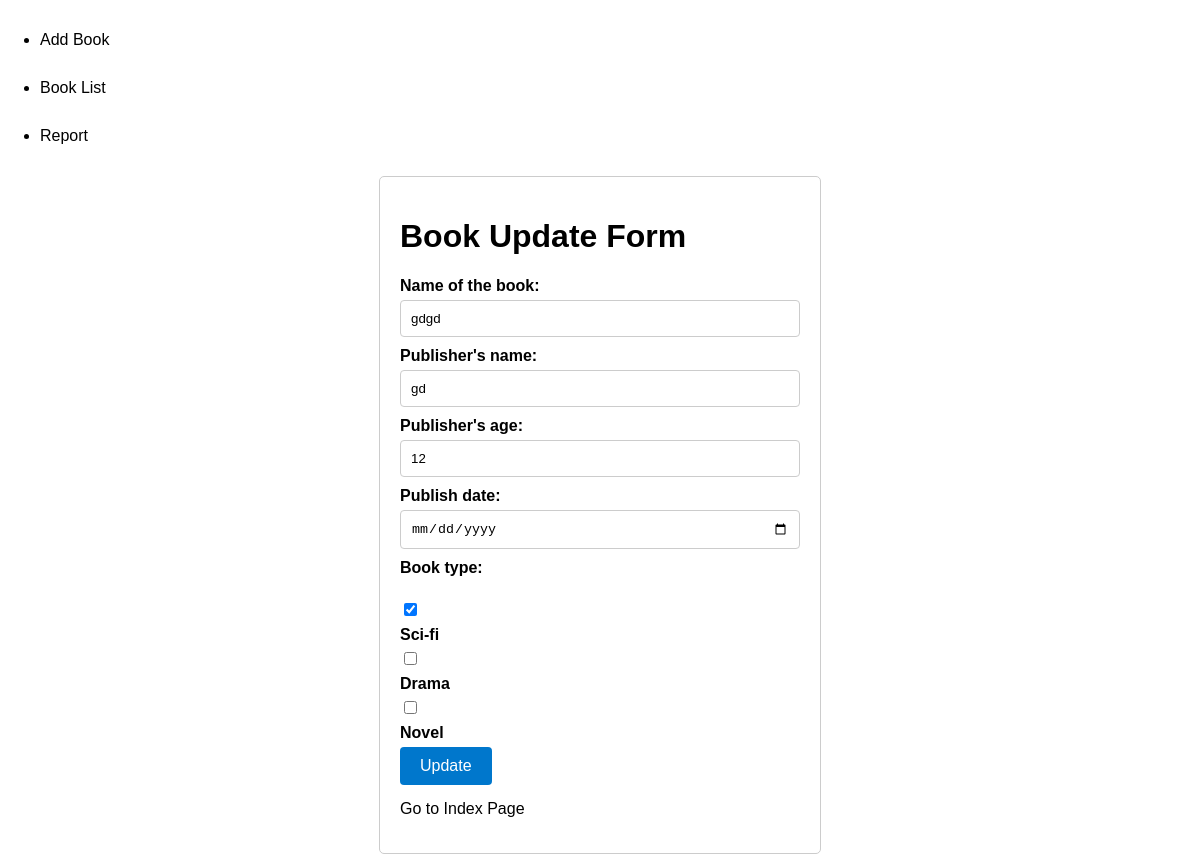
Screenshot of /update/1 with the database file from the repository.
### my_app/__init__.py (models this page shows, shortened)
class Book(db.Model):
    id = db.Column(db.Integer, primary_key=True)
    name = db.Column(db.String(200), nullable=False)
    publisher_name = db.Column(db.String(200), nullable=False)
    publisher_age = db.Column(db.Integer, nullable=False)
    publish_date = db.Column(db.Date, nullable=False)
    book_type = db.Column(db.String(50), nullable=False)

### my_app/__init__.py (the view)
@app.route('/update/<int:id>', methods=['GET', 'POST'])
def update(id):
    book = Book.query.get_or_404(id)
    if request.method == 'POST':
        book.name = request.form['book-name']
        book.publisher_name = request.form['publisher-name']
        book.publisher_age = request.form['publisher-age']
        publish_date_str = request.form['publish-date']
        publish_date = datetime.strptime(publish_date_str, '%Y-%m-%d').date()
        book.publish_date = publish_date
        book.book_type = request.form['book-type']
        db.session.commit()
        return redirect('/booklist')
    else:
        return render_template('update.html', book=book)

### my_app/templates/update.html (shortened to what this page needs)
{% extends 'base.html' %}
{% block head %}
<link rel="stylesheet" href="{{url_for('static', filename='css/entry.css')}}">
{% endblock %}
{% block body %}
<div class="container">
    <div class="card">
        <h1>Book Update Form</h1>
        <form action="{{ url_for('update', id=book.id) }}" method="POST">
            <label for="book-name" class="form-label">Name of the book:</label>
          <input type="text" name="book-name" id="book-name" class="form-input" value={{book.name}} required>
          <label for="publisher-name" class="form-label">Publisher's name:</label>
          <input type="text" name="publisher-name" id="publisher-name" class="form-input" value={{book.publisher_name}} required>
          <label for="publisher-age" class="form-label">Publisher's age:</label>
          <input type="number" name="publisher-age" id="publisher-age" class="form-input" value={{book.publisher_age}} required>
          <label for="publish-date" class="form-label">Publish date:</label>
          <input type="date" name="publish-date" id="publish-date" class="form-input" value={{book.publisher_date}} required>
          <label for="book-type" class="form-label">Book type:</label>
          <br>
          {%if book.book_type=='sci-fi'%}
          <input type="checkbox" name="book-type" id="sci-fi" value="sci-fi" class="form-checkbox" checked>
          <label for="sci-fi" class="form-label">Sci-fi</label>
          <input type="checkbox" name="book-type" id="drama" value="drama" class="form-checkbox">
          <label for="drama" class="form-label">Drama</label>
          <input type="checkbox" name="book-type" id="novel" value="novel" class="form-checkbox">
          <label for="novel" class="form-label">Novel</label>
          {%endif%}
          <input type="submit" Value="Update" class="form-button">
        </form>
        <a href="{{ url_for('index') }}" class="btn btn-primary">Go to Index Page</a>
    </div>
</div>
{% endblock %}

### my_app/static/css/main.css (style rules this page uses)
body { margin: 0; font-family: Arial, Helvetica, sans-serif; }

### my_app/static/css/entry.css (style rules this page uses)
.container { display: flex; justify-content: center; align-items: center; }
.card { width: 400px; padding: 20px; border: 1px solid #ccc; border-radius: 5px; }
.form-label { font-weight: bold; display: block; margin-bottom: 5px; }
.form-input { margin-bottom: 10px; padding: 10px; border-radius: 4px; border: 1px solid #ccc; width: 100%; box-sizing: border-box; }
.form-checkbox { margin-bottom: 10px; display: inline-block; }
.form-button { background-color: #0077cc; color: #fff; padding: 10px 20px; border: none; border-radius: 4px; cursor: pointer; font-size: 16px; }
a { flex: 1; text-decoration: none; outline: none; text-align: center; line-height: 3; }
a:link, a:visited, a:focus { color: black; }

### rows the page displays
Book: book-name "gdgd", publisher-name "gd", publisher-age "12"
